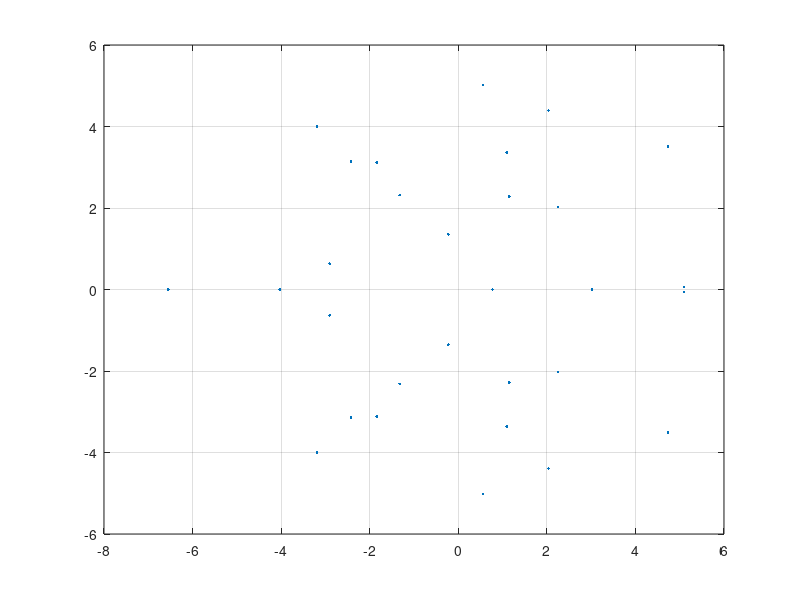
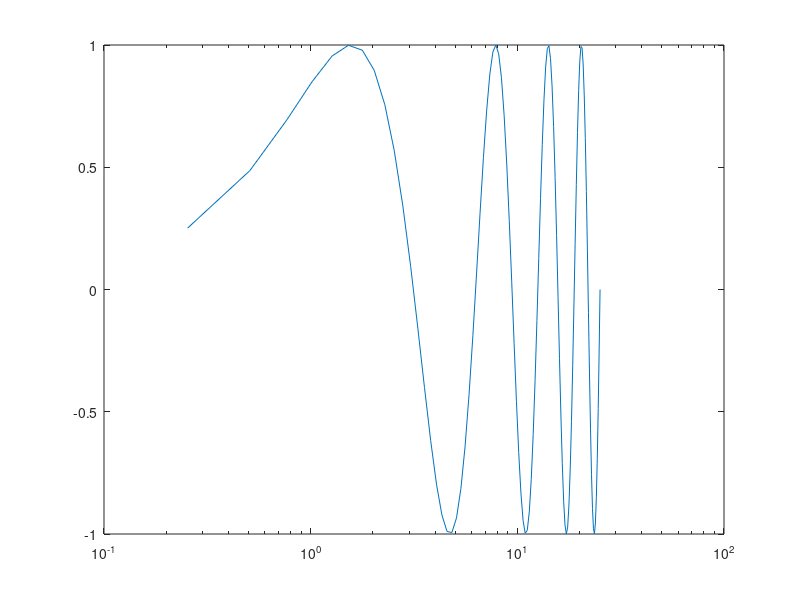
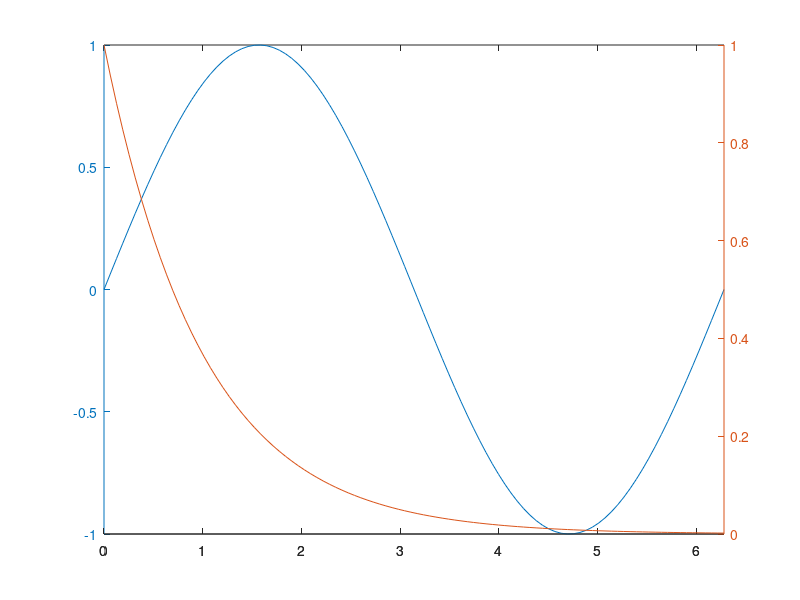

Here is the MATLAB script that generated these plots, in order:
figure(1);
x = randn(30);
z = eig(x);
plot(z, '.');
grid on

figure(2);
x = linspace(0, 8*pi);
semilogx(x, sin(x)); %x 軸為對數刻度，y 軸為線性刻度

figure(3);
x = linspace(0, 2*pi);  
y1 = sin(x);  
y2 = exp(-x);  
plotyy(x, y1, x, y2);	% plotyy 畫出兩個刻度不同的 y 軸，分別是 y1, y2 
